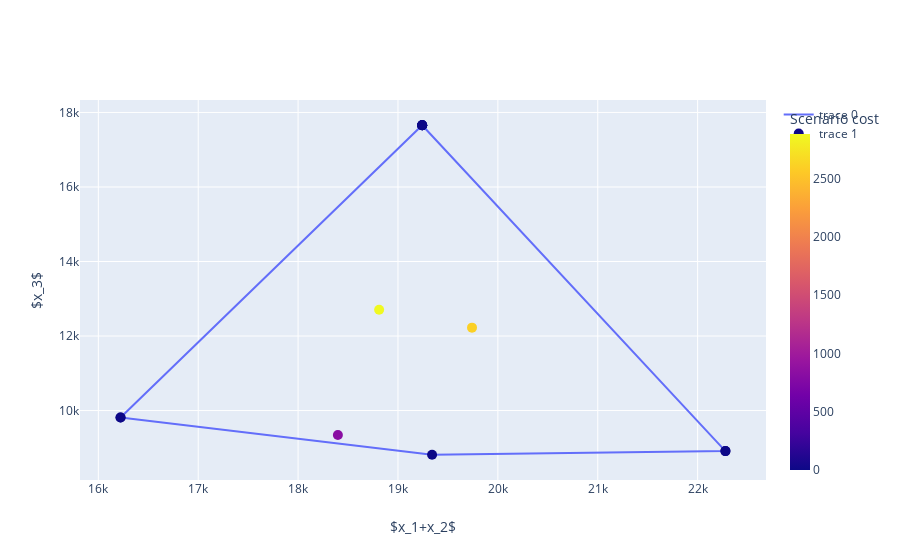

The code cell stored with this chart in its notebook:
### Code cell
fig = go.Figure()

fig.add_trace(go.Scatter(x=hull_sum.points[np.append(hull_sum.vertices,hull_sum.vertices[0])][:,1],
                          y=hull_sum.points[np.append(hull_sum.vertices,hull_sum.vertices[0])][:,0],
                          #z=data_detail_sum[:,2],
                          mode='lines'))

fig.add_trace(go.Scatter(x=sample_points[:,1],
                          y=sample_points[:,0],
                          #z=[inital_solution[2]+500],
                          mode='markers',
                            marker=dict(color=weights,size=10,colorbar={'thickness':20,'title':'Scenario cost'})))
fig.update_yaxes(title_text='$x_3$')
fig.update_xaxes(title_text='$x_1+x_2$')

### Figure 1 — Plotly figure (JSON) as saved in the notebook; plotly's stock layout.template omitted (floating-point values rounded to 4 significant figures)
{"data": [{"mode": "lines", "type": "scatter", "x": [19340.0, 16220.0, 19240.0, 22280.0, 19340.0], "y": [8814.0, 9814.0, 17660.0, 8911.0, 8814.0]}, {"marker": {"color": [2.912e-12, 1.801e-11, 1.435e-11, 1.435e-11, 5.421e-12, 1.435e-11, 1.435e-11, 1.084e-11, 1.435e-11, 1.801e-11, 2884.0, 819.1, 2601.0], "colorbar": {"thickness": 20, "title": {"text": "Scenario cost"}}, "size": 10}, "mode": "markers", "type": "scatter", "x": [19340.0, 16220.0, 19240.0, 19240.0, 22280.0, 19240.0, 19240.0, 22280.0, 19240.0, 16220.0, 18810.0, 18400.0, 19740.0], "y": [8814.0, 9814.0, 17660.0, 17660.0, 8911.0, 17660.0, 17660.0, 8911.0, 17660.0, 9814.0, 12700.0, 9345.0, 12220.0]}], "layout": {"xaxis": {"title": {"text": "$x_1+x_2$"}}, "yaxis": {"title": {"text": "$x_3$"}}}}
